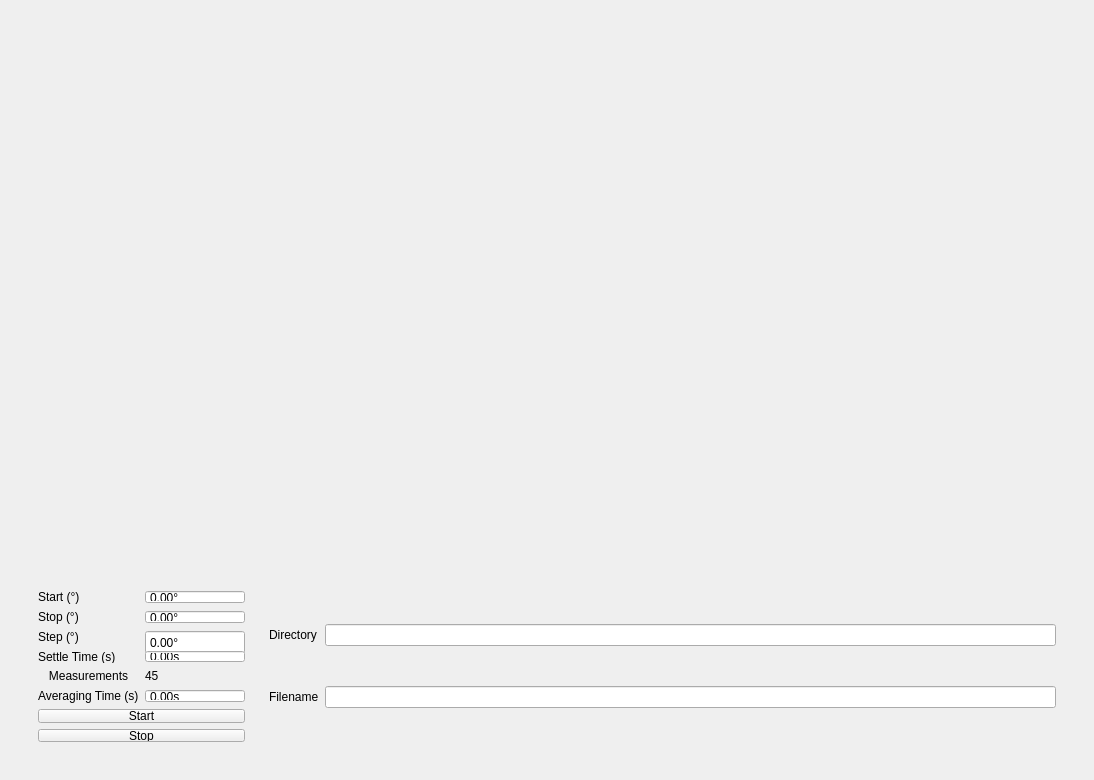
<?xml version="1.0" encoding="UTF-8"?>
<ui version="4.0">
 <class>PowerCalibrationWidget</class>
 <widget class="QWidget" name="PowerCalibrationWidget">
  <property name="geometry">
   <rect>
    <x>0</x>
    <y>0</y>
    <width>1094</width>
    <height>780</height>
   </rect>
  </property>
  <property name="windowTitle">
   <string>Form</string>
  </property>
  <layout class="QVBoxLayout" name="verticalLayout">
   <item>
    <widget class="QWidget" name="widget" native="true">
     <layout class="QHBoxLayout" name="horizontalLayout">
      <property name="spacing">
       <number>0</number>
      </property>
      <property name="leftMargin">
       <number>0</number>
      </property>
      <property name="topMargin">
       <number>0</number>
      </property>
      <property name="rightMargin">
       <number>0</number>
      </property>
      <property name="bottomMargin">
       <number>0</number>
      </property>
      <item>
       <widget class="QWidget" name="widget_4" native="true">
        <layout class="QVBoxLayout" name="verticalLayout_11" stretch="0,0">
         <item>
          <widget class="PlotWidget" name="plot_widget" native="true">
           <property name="enabled">
            <bool>true</bool>
           </property>
           <property name="sizePolicy">
            <sizepolicy hsizetype="Expanding" vsizetype="Expanding">
             <horstretch>0</horstretch>
             <verstretch>0</verstretch>
            </sizepolicy>
           </property>
          </widget>
         </item>
         <item>
          <widget class="QWidget" name="SaveData" native="true">
           <property name="sizePolicy">
            <sizepolicy hsizetype="Expanding" vsizetype="Fixed">
             <horstretch>0</horstretch>
             <verstretch>0</verstretch>
            </sizepolicy>
           </property>
           <property name="minimumSize">
            <size>
             <width>0</width>
             <height>0</height>
            </size>
           </property>
           <property name="maximumSize">
            <size>
             <width>16777215</width>
             <height>16777215</height>
            </size>
           </property>
           <layout class="QHBoxLayout" name="horizontalLayout_2">
            <item>
             <widget class="QWidget" name="widget_13" native="true">
              <property name="sizePolicy">
               <sizepolicy hsizetype="Maximum" vsizetype="Fixed">
                <horstretch>0</horstretch>
                <verstretch>0</verstretch>
               </sizepolicy>
              </property>
              <property name="minimumSize">
               <size>
                <width>0</width>
                <height>25</height>
               </size>
              </property>
              <property name="maximumSize">
               <size>
                <width>16777215</width>
                <height>170</height>
               </size>
              </property>
              <layout class="QGridLayout" name="gridLayout" columnstretch="1,0,0">
               <item row="4" column="1">
                <widget class="QLabel" name="NumMeasurements_Label">
                 <property name="sizePolicy">
                  <sizepolicy hsizetype="Fixed" vsizetype="Preferred">
                   <horstretch>0</horstretch>
                   <verstretch>0</verstretch>
                  </sizepolicy>
                 </property>
                 <property name="text">
                  <string>45</string>
                 </property>
                </widget>
               </item>
               <item row="0" column="1" colspan="2">
                <widget class="QDoubleSpinBox" name="PsStart_DoubleSpinBox">
                 <property name="buttonSymbols">
                  <enum>QAbstractSpinBox::ButtonSymbols::NoButtons</enum>
                 </property>
                 <property name="suffix">
                  <string>°</string>
                 </property>
                </widget>
               </item>
               <item row="1" column="0">
                <widget class="QLabel" name="label_7">
                 <property name="sizePolicy">
                  <sizepolicy hsizetype="Fixed" vsizetype="Preferred">
                   <horstretch>0</horstretch>
                   <verstretch>0</verstretch>
                  </sizepolicy>
                 </property>
                 <property name="text">
                  <string>Stop (°)</string>
                 </property>
                </widget>
               </item>
               <item row="7" column="0" colspan="3">
                <widget class="QPushButton" name="StopPS_PushButton">
                 <property name="sizePolicy">
                  <sizepolicy hsizetype="Expanding" vsizetype="Fixed">
                   <horstretch>0</horstretch>
                   <verstretch>0</verstretch>
                  </sizepolicy>
                 </property>
                 <property name="text">
                  <string>Stop</string>
                 </property>
                </widget>
               </item>
               <item row="1" column="1" colspan="2">
                <widget class="QDoubleSpinBox" name="PsStop_DoubleSpinBox">
                 <property name="sizePolicy">
                  <sizepolicy hsizetype="Maximum" vsizetype="Fixed">
                   <horstretch>0</horstretch>
                   <verstretch>0</verstretch>
                  </sizepolicy>
                 </property>
                 <property name="minimumSize">
                  <size>
                   <width>100</width>
                   <height>10</height>
                  </size>
                 </property>
                 <property name="buttonSymbols">
                  <enum>QAbstractSpinBox::ButtonSymbols::NoButtons</enum>
                 </property>
                 <property name="suffix">
                  <string>°</string>
                 </property>
                </widget>
               </item>
               <item row="2" column="1" colspan="2">
                <widget class="QDoubleSpinBox" name="PsStep_DoubleSpinBox">
                 <property name="sizePolicy">
                  <sizepolicy hsizetype="Maximum" vsizetype="Fixed">
                   <horstretch>0</horstretch>
                   <verstretch>0</verstretch>
                  </sizepolicy>
                 </property>
                 <property name="minimumSize">
                  <size>
                   <width>100</width>
                   <height>25</height>
                  </size>
                 </property>
                 <property name="buttonSymbols">
                  <enum>QAbstractSpinBox::ButtonSymbols::NoButtons</enum>
                 </property>
                 <property name="suffix">
                  <string>°</string>
                 </property>
                </widget>
               </item>
               <item row="6" column="0" colspan="3">
                <widget class="QPushButton" name="StartPS_PushButton">
                 <property name="sizePolicy">
                  <sizepolicy hsizetype="Expanding" vsizetype="Fixed">
                   <horstretch>0</horstretch>
                   <verstretch>0</verstretch>
                  </sizepolicy>
                 </property>
                 <property name="text">
                  <string>Start</string>
                 </property>
                </widget>
               </item>
               <item row="0" column="0">
                <widget class="QLabel" name="label_13">
                 <property name="sizePolicy">
                  <sizepolicy hsizetype="Fixed" vsizetype="Preferred">
                   <horstretch>0</horstretch>
                   <verstretch>0</verstretch>
                  </sizepolicy>
                 </property>
                 <property name="text">
                  <string>Start (°)</string>
                 </property>
                </widget>
               </item>
               <item row="2" column="0">
                <widget class="QLabel" name="label_14">
                 <property name="sizePolicy">
                  <sizepolicy hsizetype="Fixed" vsizetype="Preferred">
                   <horstretch>0</horstretch>
                   <verstretch>0</verstretch>
                  </sizepolicy>
                 </property>
                 <property name="text">
                  <string>Step (°)</string>
                 </property>
                </widget>
               </item>
               <item row="4" column="0">
                <widget class="QLabel" name="label_8">
                 <property name="sizePolicy">
                  <sizepolicy hsizetype="Preferred" vsizetype="Fixed">
                   <horstretch>0</horstretch>
                   <verstretch>0</verstretch>
                  </sizepolicy>
                 </property>
                 <property name="text">
                  <string>Measurements</string>
                 </property>
                 <property name="alignment">
                  <set>Qt::AlignmentFlag::AlignCenter</set>
                 </property>
                </widget>
               </item>
               <item row="3" column="0">
                <widget class="QLabel" name="label_SettleTime">
                 <property name="sizePolicy">
                  <sizepolicy hsizetype="Fixed" vsizetype="Preferred">
                   <horstretch>0</horstretch>
                   <verstretch>0</verstretch>
                  </sizepolicy>
                 </property>
                 <property name="text">
                  <string>Settle Time (s)</string>
                 </property>
                </widget>
               </item>
               <item row="3" column="1" colspan="2">
                <widget class="QDoubleSpinBox" name="SettleTime_DoubleSpinBox">
                 <property name="sizePolicy">
                  <sizepolicy hsizetype="Maximum" vsizetype="Fixed">
                   <horstretch>0</horstretch>
                   <verstretch>0</verstretch>
                  </sizepolicy>
                 </property>
                 <property name="minimumSize">
                  <size>
                   <width>100</width>
                   <height>10</height>
                  </size>
                 </property>
                 <property name="buttonSymbols">
                  <enum>QAbstractSpinBox::ButtonSymbols::NoButtons</enum>
                 </property>
                 <property name="suffix">
                  <string>s</string>
                 </property>
                </widget>
               </item>
               <item row="5" column="0">
                <widget class="QLabel" name="label_AveragingTime">
                 <property name="sizePolicy">
                  <sizepolicy hsizetype="Fixed" vsizetype="Preferred">
                   <horstretch>0</horstretch>
                   <verstretch>0</verstretch>
                  </sizepolicy>
                 </property>
                 <property name="text">
                  <string>Averaging Time (s)</string>
                 </property>
                </widget>
               </item>
               <item row="5" column="1" colspan="2">
                <widget class="QDoubleSpinBox" name="AveragingTime_DoubleSpinBox">
                 <property name="sizePolicy">
                  <sizepolicy hsizetype="Maximum" vsizetype="Fixed">
                   <horstretch>0</horstretch>
                   <verstretch>0</verstretch>
                  </sizepolicy>
                 </property>
                 <property name="minimumSize">
                  <size>
                   <width>100</width>
                   <height>10</height>
                  </size>
                 </property>
                 <property name="buttonSymbols">
                  <enum>QAbstractSpinBox::ButtonSymbols::NoButtons</enum>
                 </property>
                 <property name="suffix">
                  <string>s</string>
                 </property>
                </widget>
               </item>
              </layout>
             </widget>
            </item>
            <item>
             <widget class="QWidget" name="widget_2" native="true">
              <property name="sizePolicy">
               <sizepolicy hsizetype="Expanding" vsizetype="Expanding">
                <horstretch>0</horstretch>
                <verstretch>0</verstretch>
               </sizepolicy>
              </property>
              <layout class="QGridLayout" name="gridLayout_2">
               <item row="0" column="0">
                <widget class="QLabel" name="label">
                 <property name="text">
                  <string>Directory</string>
                 </property>
                </widget>
               </item>
               <item row="1" column="1">
                <widget class="QLineEdit" name="Filename_LineEdit"/>
               </item>
               <item row="1" column="0">
                <widget class="QLabel" name="label_2">
                 <property name="text">
                  <string>Filename</string>
                 </property>
                </widget>
               </item>
               <item row="0" column="1">
                <widget class="QLineEdit" name="Directory_LineEdit"/>
               </item>
              </layout>
             </widget>
            </item>
           </layout>
          </widget>
         </item>
        </layout>
       </widget>
      </item>
     </layout>
    </widget>
   </item>
  </layout>
 </widget>
 <customwidgets>
  <customwidget>
   <class>PlotWidget</class>
   <extends>QWidget</extends>
   <header>pyqtgraph</header>
   <container>1</container>
  </customwidget>
 </customwidgets>
 <resources/>
 <connections/>
</ui>
